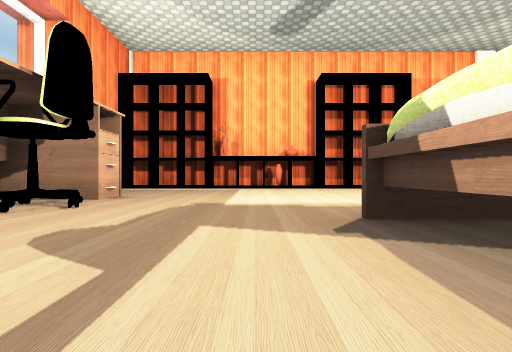
[1] (above)

21 first-person views from a walk through a scene from a Unity 3-D project. The camera is 0.32 m above the floor, looks level and sees 80° across. The floor is counted in squares, 1 m on a side. Each view is taken from the middle of a square. On the plan, view 1 faces up. The plan holds only what a view shows up to about 9 squares ahead; the rest is blank. The player character is not drawn. Some surface patterns are stand-ins.

[2]
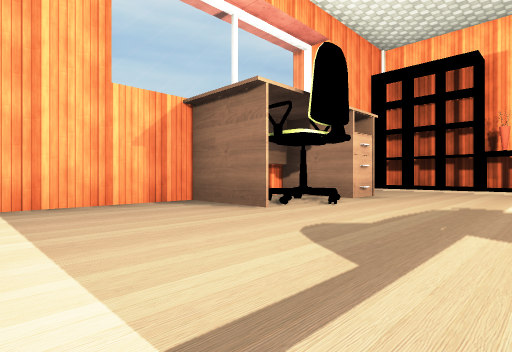

[3]
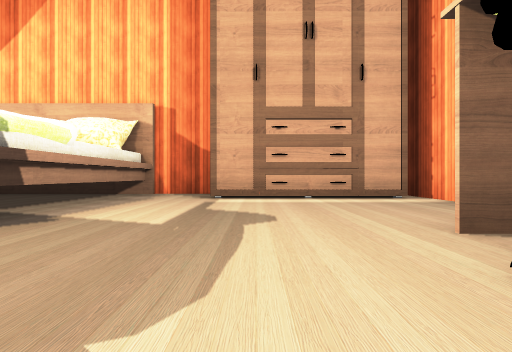

[4]
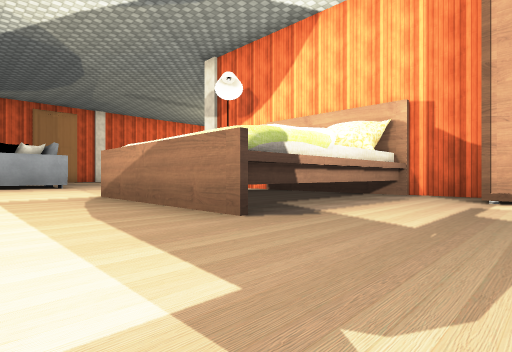

[5]
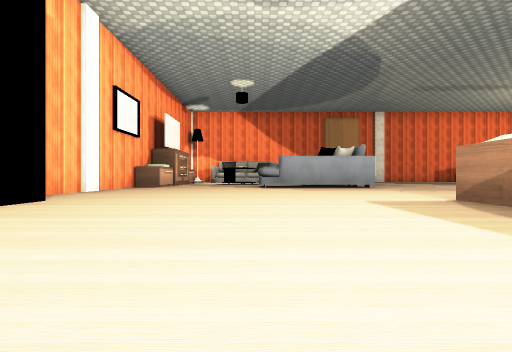

[6]
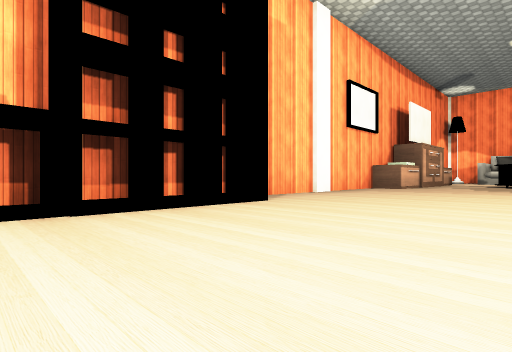

[7]
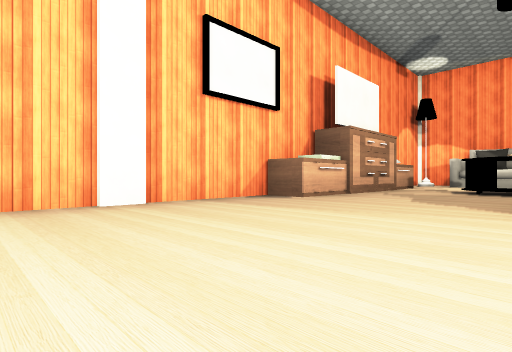

[8]
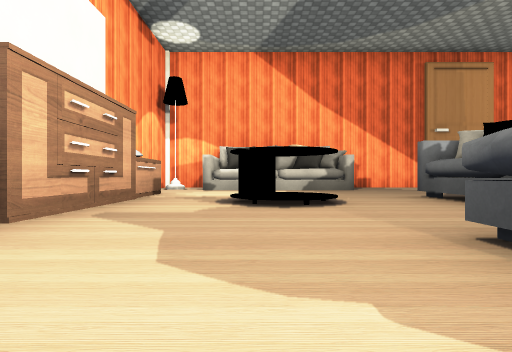

[9]
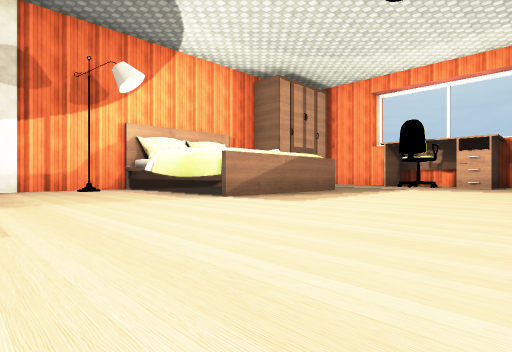

[10]
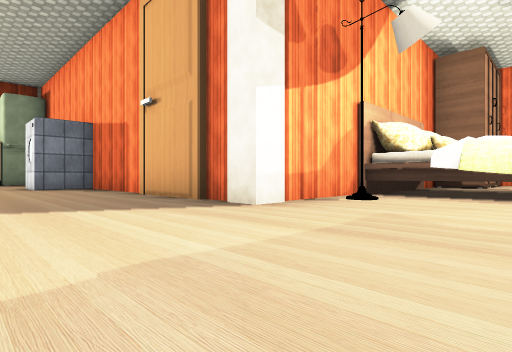

[11]
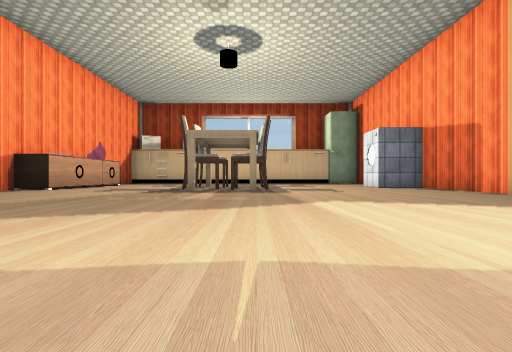

[12]
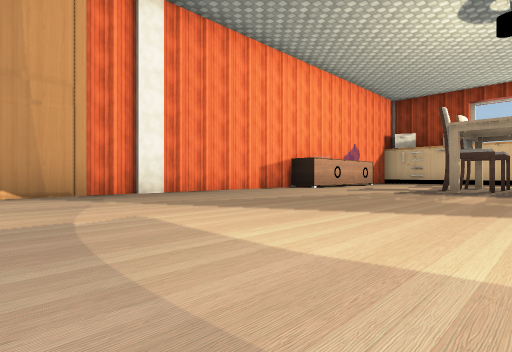

[13]
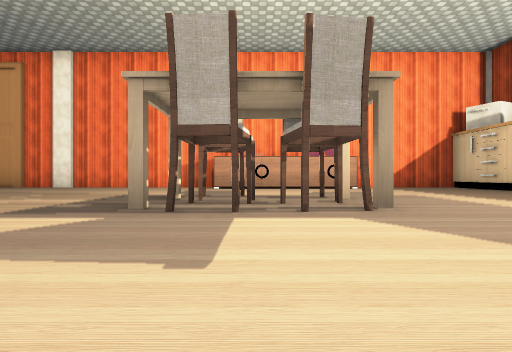

[14]
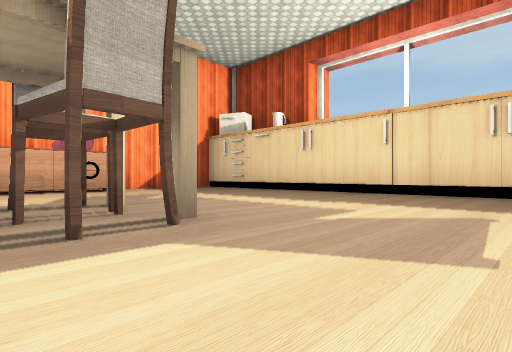

[15]
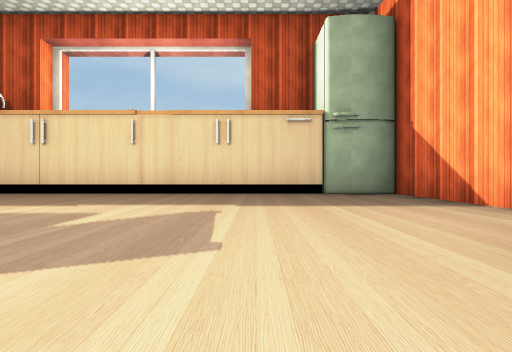

[16]
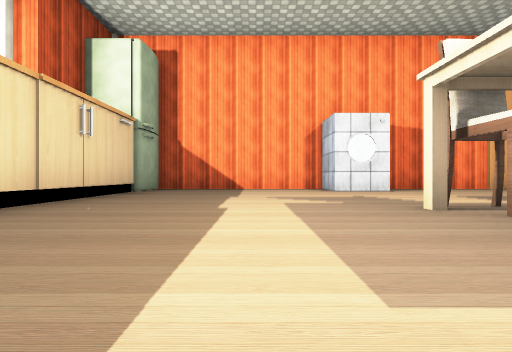

[17]
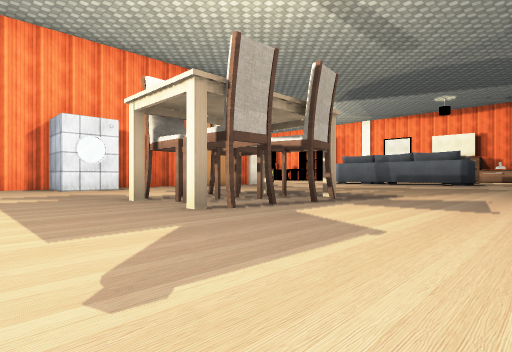

[18]
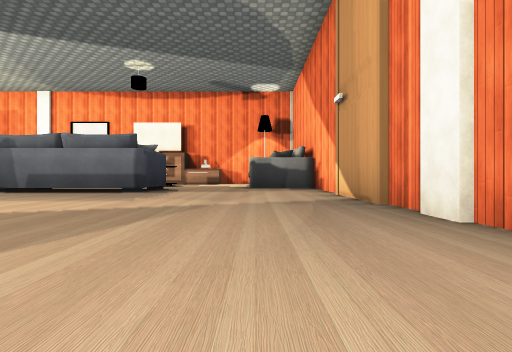

[19]
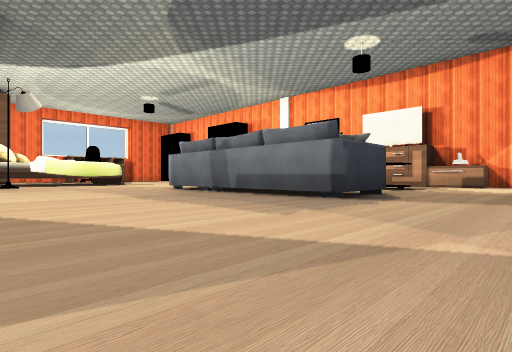

[20]
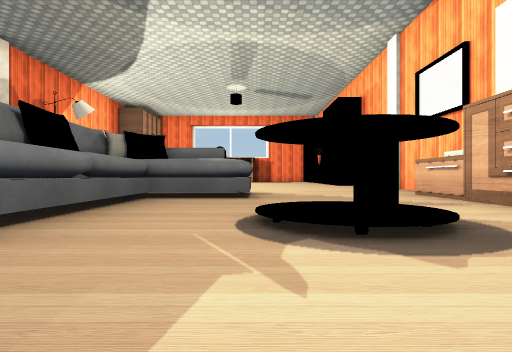

[21]
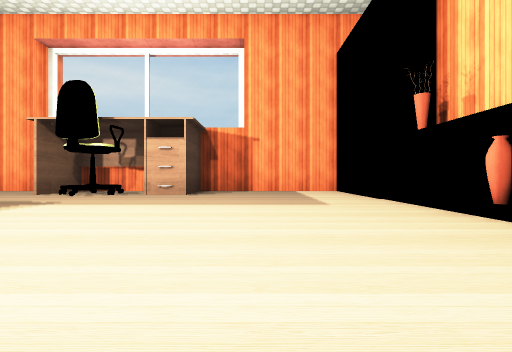

### Floor plan
Key: @ floor where view 1 was taken; # wall or solid block; . main floor; : floor 0.05 m higher than the main floor; / step, stairs or slope; R rack; A vase; T table; C chair; B bed; I cabinet; S sofa; M machine; O other object.
Columns run from 4 left of view 1 to 17 right of it. Each row starts with its distance up from view 1.
  9 ##############    ####
  8 #:ROOA:RR....OOOOO.###
  7 #..................#S
  6 #..............T/..SS
  5 ##..........SS../..SS
  4 #T#.........#S.....###
  3 #CC.........#SSSS#...#
  2 #....BBBB...#SS###...#
  1 #....BB B............#
  0 #.I.@BBBB............#
 -1 ##  .BBBBO...........#
 -2   ####  ###..........#
 -3           #..........#
 -4           #..........#
 -5           #..........#
 -6           #....T#C..##
 -7           ##...C#C..#
 -8           #M...T#...#
 -9           #.........O
-10           #..........#
-11           #..........#
-12           #..........#
-13           # O#TT#TO#T#
-14              ##

Where each view was taken, in squares from view 1:
view 1: 0 up, 0 right, facing up
view 2: 0 up, 0 right, facing up-left
view 3: 4 up, 1 left, facing down
view 4: 4 up, 1 left, facing down-right
view 5: 5 up, 0 right, facing right
view 6: 5 up, 1 right, facing up-right
view 7: 5 up, 5 right, facing up-right
view 8: 6 up, 8 right, facing right
view 9: 6 up, 7 right, facing down-left
view 10: 1 up, 9 right, facing down-left
view 11: 1 up, 11 right, facing down
view 12: 1 up, 11 right, facing down-right
view 13: 7 down, 8 right, facing right
view 14: 7 down, 9 right, facing down-right
view 15: 7 down, 9 right, facing down
view 16: 10 down, 14 right, facing left
view 17: 10 down, 15 right, facing up-left
view 18: 4 down, 15 right, facing up
view 19: 2 down, 15 right, facing up-left
view 20: 5 up, 14 right, facing left
view 21: 6 up, 3 right, facing left
